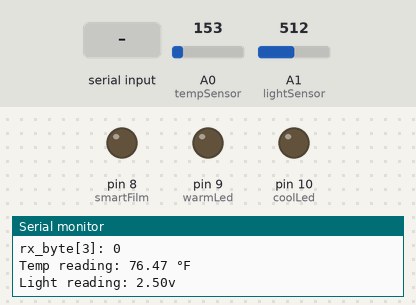
A sketch run on a simulated Arduino Uno, built with avr-gcc and run on an emulated ATmega328P. Shown: output pins drawn as LEDs (lit = HIGH), the last lines printed to the serial monitor. Inputs (shaded band) come from the test bench; at power-on: A0 (tempSensor) = 153, A1 (lightSensor) = 512.

Above: at 1.2 s.
1.3 s: "+\n" received over Serial
At 3.5 s:
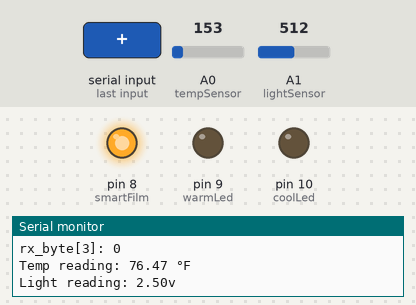
4.5 s: "0\n" received over Serial
At 6.4 s:
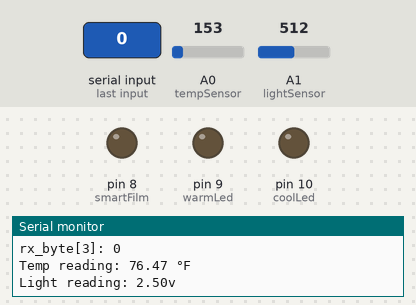
7.5 s: "-\n" received over Serial
At 10.5 s:
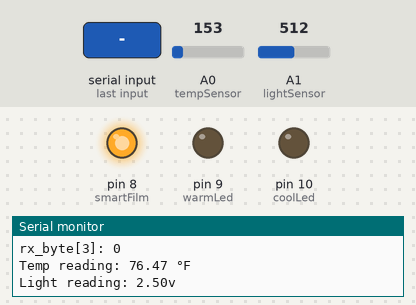
Timing chart, 0 to 12.0 s (numbered marks = the images above; inputs shaded):
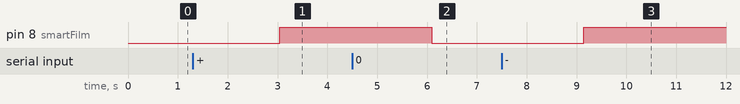

Measured:
- after the input at 1.3 s, pin 8 (smartFilm): LOW → HIGH after 1.7 s
- after the input at 4.5 s, pin 8 (smartFilm): HIGH → LOW after 1.6 s
- after the input at 7.5 s, pin 8 (smartFilm): LOW → HIGH after 1.6 s

The sketch:

SkyLightEmbedded.ino
```cpp
// SkyLightEmbedded | William Tyback
// ----------------
// Enables PCB control over Bluetooth
//
// ver 0: Every task has been outsourced to its specific function
//
//  setFilm(): Used to set film ON/OFF (Working)
//  setTemperature(coolT, warmT): Set the temparture of LED's (Working)
//  setBrightness(): Controls the intensity of the LED's only +/- (Could be better)
//  getTemperature(): Returns temperature in °F (Working)
//  getLightIntensity(): Returns LightInstensity as a voltage (Working)
//
//  Working on implementing time controlled functions to only get data from
//  sensors when needed

#define DB 1

// Analog Inputs
int tempSensor = 0;
int lightSensor = 1;

// LED PWM Outputs
int coolLed = 10;
int warmLed = 9;
//int redLed = 9;
//int greenLed = 10;
//int blueLed = 3;

// Smart Film
int smartFilm = 8;

// Bluetooth Serial Input |   film  |  coolT   |    warmT |     +/-   |
byte rx_byte[4]  =        {B00000000, B00000000, B00000000, B00000000};

// Functions
void setFilm(byte state);
void setTemperature(byte coolTemp, byte warmTemp);
void setBrightness(byte brightness);
float getTemperature();
float getLightIntensity();

// Initial PCB setup:
// Set I/O Pins && Serial communication rate
void setup() {
  Serial.begin(9600);
  pinMode(coolLed, OUTPUT);
  pinMode(warmLed, OUTPUT);
  pinMode(smartFilm, OUTPUT);
  pinMode(tempSensor, INPUT);
  pinMode(lightSensor, INPUT);

  //pinMode(redLed, OUTPUT);
  //pinMode(greenLed, OUTPUT);
  //pinMode(blueLed, OUTPUT);
  //pinMode(LED_BUILTIN, OUTPUT);
}

// Main Operation (loop() runs forever)
void loop() {
  // Acquire Serial Data (4 bytes)
  if (Serial.available()) {
    Serial.readBytesUntil('\n', rx_byte, 4);
  }

  if (DB) {
    Serial.print("rx_byte[0]: "); Serial.println(rx_byte[0], BIN);
    Serial.print("rx_byte[1]: "); Serial.println(rx_byte[1], BIN);
    Serial.print("rx_byte[2]: "); Serial.println(rx_byte[2], BIN);
    Serial.print("rx_byte[3]: "); Serial.println(rx_byte[3], BIN);
  }

  setFilm(rx_byte[0] & B00000001);
  setTemperature(rx_byte[1],rx_byte[2]);
  setBrightness(rx_byte[3]);
  getTemperature();
  getLightIntensity();

  delay(3000);
}

// Smart Film control
void setFilm(byte state){
  digitalWrite(smartFilm, state);
}

// LED Temperature control
void setTemperature(byte coolTemp, byte warmTemp){
  analogWrite(coolLed, coolTemp); analogWrite(warmLed, warmTemp);
}

// LED Brightness control
// + : Increases brightness by 64
// - : Decreases brightness by 64
void setBrightness(byte brightness){
  if (brightness == '+') {
    rx_byte[1] = (rx_byte[1] + '@') % 255;
    rx_byte[2] = (rx_byte[2] + '@') % 255;
    Serial.println(rx_byte[1]);
  }

  if (brightness == '-') {
    rx_byte[1] = (rx_byte[1] - '@') % 255;
    rx_byte[2] = (rx_byte[2] - '@') % 255;
    Serial.println(rx_byte[1]);
  }

  setTemperature(rx_byte[1], rx_byte[2]);
  rx_byte[3] = B00000000;
}

float getTemperature(){
  int reading = analogRead(tempSensor);

  // Normalize reading (Vs)
  float voltage = reading * 5;
  voltage /= 1024.0;

  // 10 mv per degree wit 500 mV offset
  float temperatureC = (voltage - 0.5) * 100 ;
  float temperatureF = (temperatureC * 9.0 / 5.0) + 32.0;

  if (DB){
    Serial.print("Temp reading: "); Serial.print(temperatureF); Serial.println(" °F");
  }

  return temperatureF;
}

float getLightIntensity(){
  int lightReading = analogRead(lightSensor);

  // Normalize
  float light = lightReading * 5;
  light /= 1024;

  if (DB){
    Serial.print("Light reading: "); Serial.print(light); Serial.println("v");
  }

  return light;
}
```
